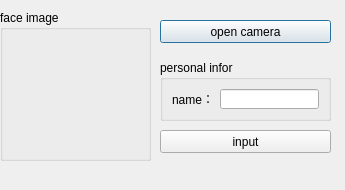
<?xml version="1.0" encoding="UTF-8"?>
<ui version="4.0">
 <class>dlgFaceInput</class>
 <widget class="QDialog" name="dlgFaceInput">
  <property name="geometry">
   <rect>
    <x>0</x>
    <y>0</y>
    <width>345</width>
    <height>190</height>
   </rect>
  </property>
  <property name="windowTitle">
   <string>人脸录入</string>
  </property>
  <widget class="QGroupBox" name="groupBox">
   <property name="geometry">
    <rect>
     <x>0</x>
     <y>10</y>
     <width>151</width>
     <height>151</height>
    </rect>
   </property>
   <property name="title">
    <string>face image</string>
   </property>
   <widget class="QLabel" name="label_image">
    <property name="geometry">
     <rect>
      <x>10</x>
      <y>20</y>
      <width>121</width>
      <height>111</height>
     </rect>
    </property>
    <property name="text">
     <string/>
    </property>
    <property name="scaledContents">
     <bool>true</bool>
    </property>
   </widget>
  </widget>
  <widget class="QPushButton" name="pushButton_cap">
   <property name="geometry">
    <rect>
     <x>160</x>
     <y>20</y>
     <width>171</width>
     <height>23</height>
    </rect>
   </property>
   <property name="text">
    <string>open camera</string>
   </property>
  </widget>
  <widget class="QGroupBox" name="groupBox_2">
   <property name="geometry">
    <rect>
     <x>160</x>
     <y>60</y>
     <width>171</width>
     <height>61</height>
    </rect>
   </property>
   <property name="title">
    <string>personal infor</string>
   </property>
   <layout class="QHBoxLayout" name="horizontalLayout">
    <item>
     <widget class="QLabel" name="label">
      <property name="text">
       <string>name：</string>
      </property>
     </widget>
    </item>
    <item>
     <widget class="QLineEdit" name="lineEdit_name"/>
    </item>
   </layout>
  </widget>
  <widget class="QPushButton" name="pushButton_inpput">
   <property name="geometry">
    <rect>
     <x>160</x>
     <y>130</y>
     <width>171</width>
     <height>23</height>
    </rect>
   </property>
   <property name="text">
    <string>input</string>
   </property>
  </widget>
 </widget>
 <resources/>
 <connections/>
</ui>
